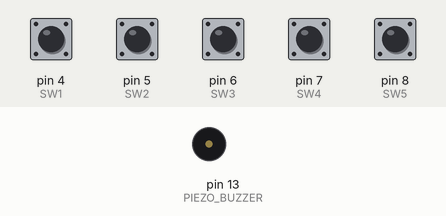
A sketch run on a simulated Arduino Uno, built with avr-gcc and run on an emulated ATmega328P. Shown: buzzer (waves = sounding). The inputs (shaded band) are chosen by the test bench; at power-on: pin 4 (SW1), pin 5 (SW2), pin 6 (SW3), pin 7 (SW4), pin 8 (SW5) HIGH.

Above: at 1.2 s.
1.3 s: pin 4 (SW1) pulled LOW for 0.15 s
At 1.37 s:
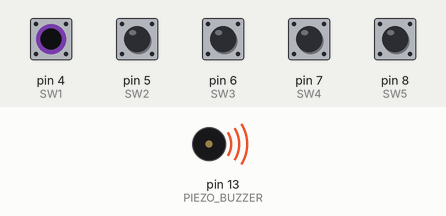
Timing chart, 0 to 4.3 s (numbered marks = the images above; inputs shaded):
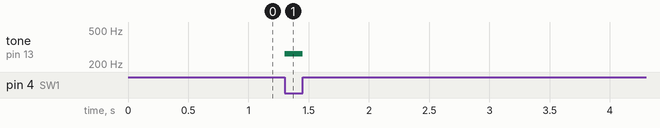

The sketch:

piano.ino
```cpp
#define PIEZO_BUZZER 13
#define SW1 4
#define SW2 5
#define SW3 6
#define SW4 7
#define SW5 8

void setup() {
  pinMode(SW1, INPUT_PULLUP);
  pinMode(SW2, INPUT_PULLUP);
  pinMode(SW3, INPUT_PULLUP);
  pinMode(SW4, INPUT_PULLUP);
  pinMode(SW5, INPUT_PULLUP);
}

void loop(){
  if(digitalRead(SW1)== 0) tone(PIEZO_BUZZER, 262, 1000);
  else if(digitalRead(SW2)== 0) tone(PIEZO_BUZZER, 294, 1000);
  else if(digitalRead(SW3)== 0) tone(PIEZO_BUZZER, 330, 1000);
  else if(digitalRead(SW4)== 0) tone(PIEZO_BUZZER, 349, 1000);
  else if(digitalRead(SW5)== 0) tone(PIEZO_BUZZER, 392, 1000);
  else noTone(PIEZO_BUZZER);
}
```

Measured:
- after the input at 1.3 s, tone on pin 13 (PIEZO_BUZZER): silent → 262 Hz at once, → silent 0.15 s later
